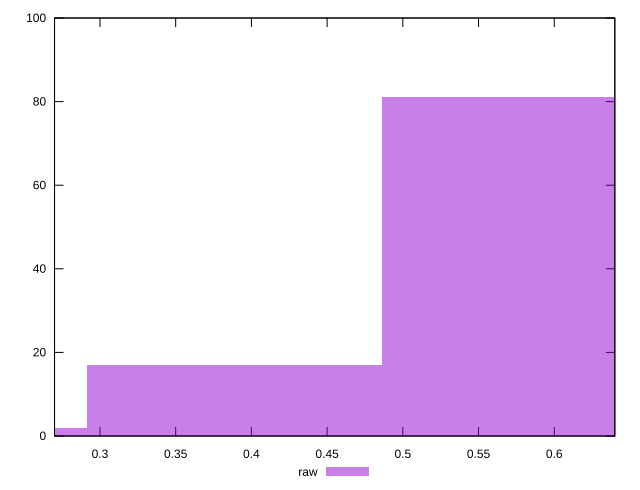

gnuplot code for this plot:
reset

$raw <<EOF
0.3888297186643134 17
0.5832445779964701 81
0.1944148593321567 2
EOF

set key outside below
set boxwidth 0.1944148593321567
set xrange [0.27:0.64]
set yrange [0:100]
set trange [0:100]
set style fill transparent solid 0.5 noborder
set terminal svg size 640, 490 enhanced background rgb 'white'
set output "report_00013_2021-02-09T12-04-24.940Z/meta/score/samples/pages+cached+noadtech/raw/histogram.svg"

plot $raw title "raw" with boxes

reset
